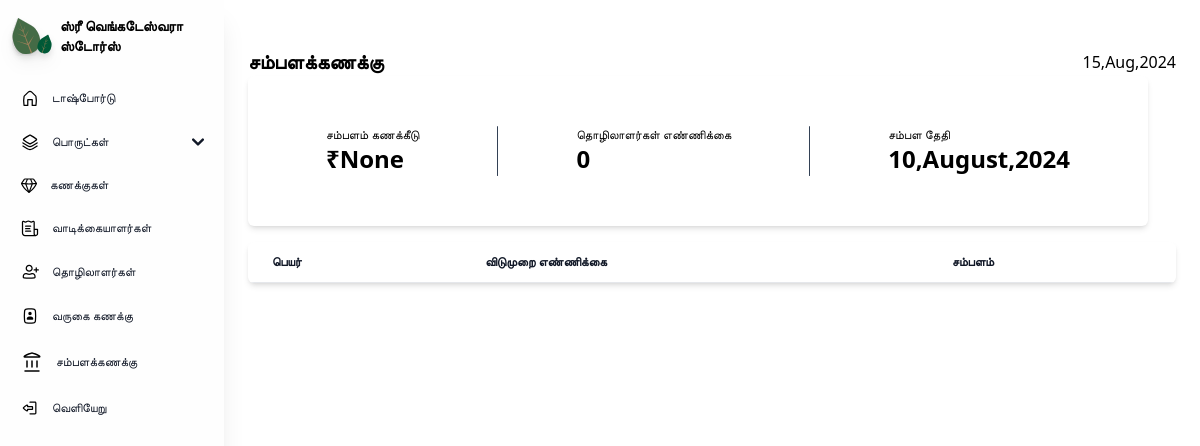
Before: /salarymanagement/ with the older database file.
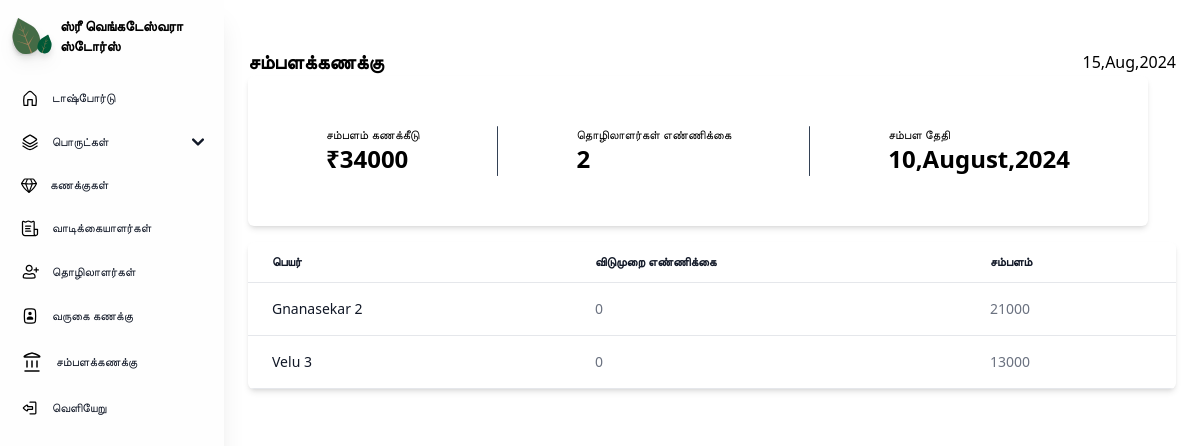
After: the same page with the newer database file.
### core/models.py (models this page shows, shortened)
class salarymanagement(models.Model):
    employee = models.ForeignKey(labor, on_delete=models.CASCADE)
    absentdays = models.PositiveIntegerField(default=0, blank=True)
    salarydue = models.PositiveIntegerField(blank=True)
    transaction = models.JSONField(blank=True, null=True)

class labor(models.Model):
    laborname = models.CharField(max_length=50)
    contactnumber = models.CharField(max_length=20)
    address = models.TextField()
    salarystatus = models.BooleanField(default=False)
    day_wage = models.PositiveIntegerField(blank=True)
    salary_amount = models.PositiveBigIntegerField(blank=True) #Remove these and link with salary management fields
    def __str__(self):
        return self.laborname

### core/views.py (the view)
# urls.py: path('salarymanagement/', cvs.salarymanagement),
def salarymanagement(request):
    salary = salaryobj.objects.all()
    context = {
        'salary':salary,
        'salsum': salary.aggregate(Sum('salarydue'))['salarydue__sum'],
        'labcount': labor.objects.all().count()
        }
    return render(request, 'core/salarymanagement.html', context)

### core/templates/core/salarymanagement.html (shortened to what this page needs)
{% load static tailwind_tags %}
<!DOCTYPE html>
<html lang="en">
<head>
    {% tailwind_css %}
</head>
<body >
    <section class="sm:ml-56 px-6 pb-4 max-w-full min-h-[100%]">
    <div class="relative">
        {% include 'core/navigation.html' %}
    </div>
    <div class="flex justify-between w-full items-center sm:mt-12 mt-6">
        <div>
            <p class="font-inter font-semibold text-xl">சம்பளக்கணக்கு</p>
        </div>
        <div class="items-center gap-4 hidden sm:flex">
            <p class="date"></p>
        </div>
    </div>
    <main class="w-full h-full">
        <div class="statuscontainer flex-wrap gap-4 max-w-[900px] px-4 py-[50px] flex justify-evenly items-center bg-white shadow-md rounded-md">
            <div>
                <p class="text-xs font-inter">சம்பளம் கணக்கீடு</p>
                <p class="text-2xl font-semibold">₹{{salsum}}</p>
            </div>
            <div>
                <p class="text-xs">
                    தொழிலாளர்கள் எண்ணிக்கை</p>
                <p class="text-2xl font-semibold">{{labcount}}</p>
            </div>
            <div>
                <p class="text-xs">சம்பள தேதி</p>
                <p class="text-2xl font-semibold saldate"></p>
            </div>
        </div>
                <div class="relative max-w-[100%] min-h-full overflow-x-scroll mt-4 rounded-md bg-white shadow-md">
                    <table class="text-sm text-left min-h-full text-gray-500  dark:text-gray-400 rounded-md overflow-x-auto w-full">
                        <thead class="border-b text-xs text-gray-900 uppercase dark:text-gray-400">
                            <tr>
                                <th scope="col" class="px-6 py-3">
                                    பெயர்
                                </th>
                                <th scope="col" class="px-6 py-3">
                                    விடுமுறை எண்ணிக்கை
                                </th>
                                <th scope="col" class="px-6 py-3">
                                    சம்பளம்
                                </th>
                            </tr>
                        </thead>
                        <tbody>
                            {% for i in salary %}
                            <tr class="border-b">
                                <th scope="row" class="px-6 py-4 font-medium text-gray-900 whitespace-nowrap">
                                    <a href="{% url 'editsalary' i.id%}" class="hover:underline">
                                    {{i.employee}}
                                    {{i.id}}
                                    </a>
                                </th>
                                <td class="px-6 py-4">
                                    {{i.absentdays}}
                                </td>
                                <td class="px-6 py-4">
                                    {{i.salarydue}}
                                </td>
                                {% endfor %}
                            </tr>
                        </tbody>
                    </table>
                </div>
    </main>
    </section>
</body>
</html>

Changed rows visible on the page:
added salarymanagement: employee "Gnanasekar", id "2", absentdays "0", salarydue "21000"
added salarymanagement: employee "Velu", id "3", absentdays "0", salarydue "13000"
Other visible differences:
{{ salsum }}: "None" → "34000"
{{ labcount }}: "0" → "2"
